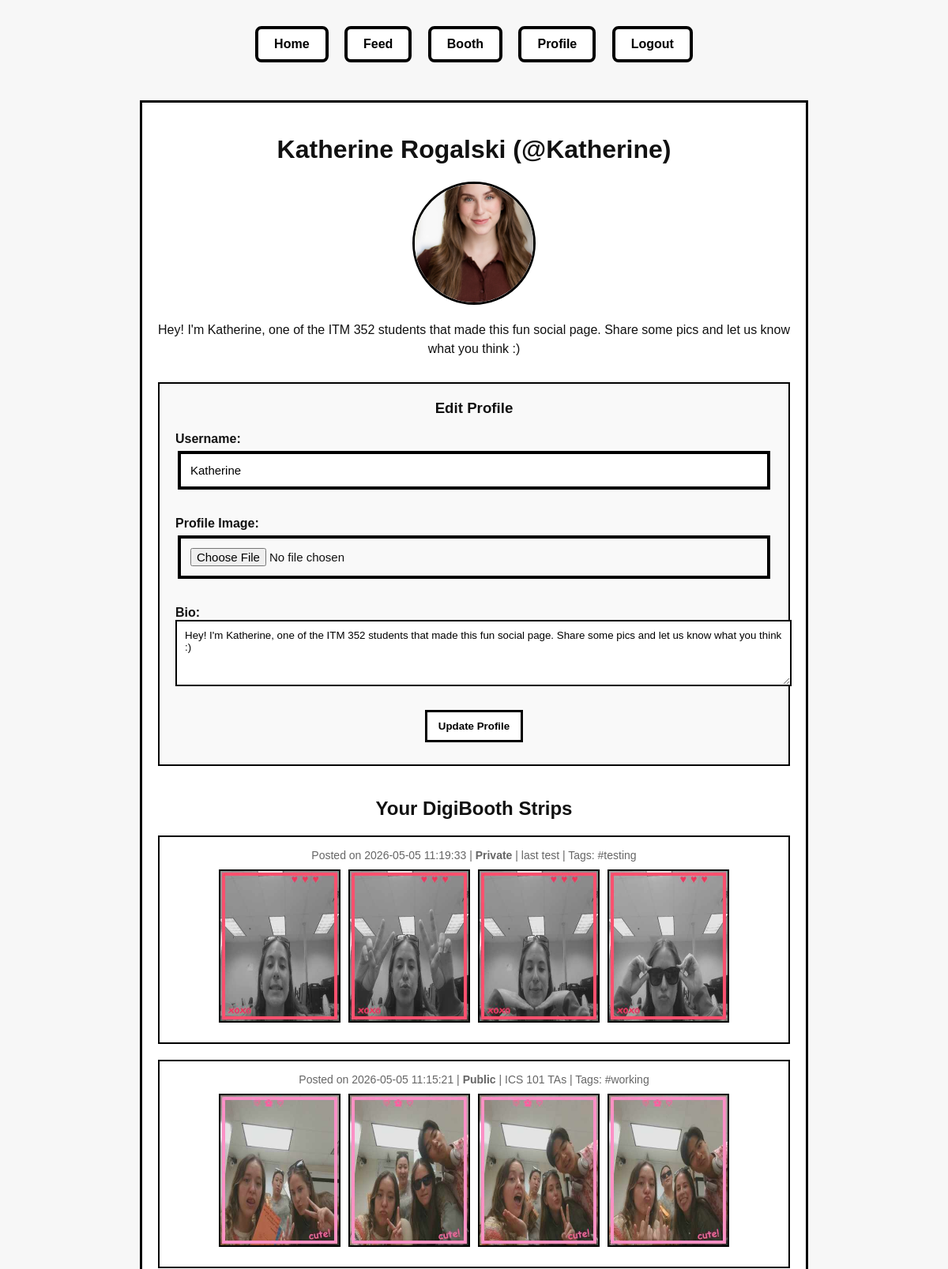
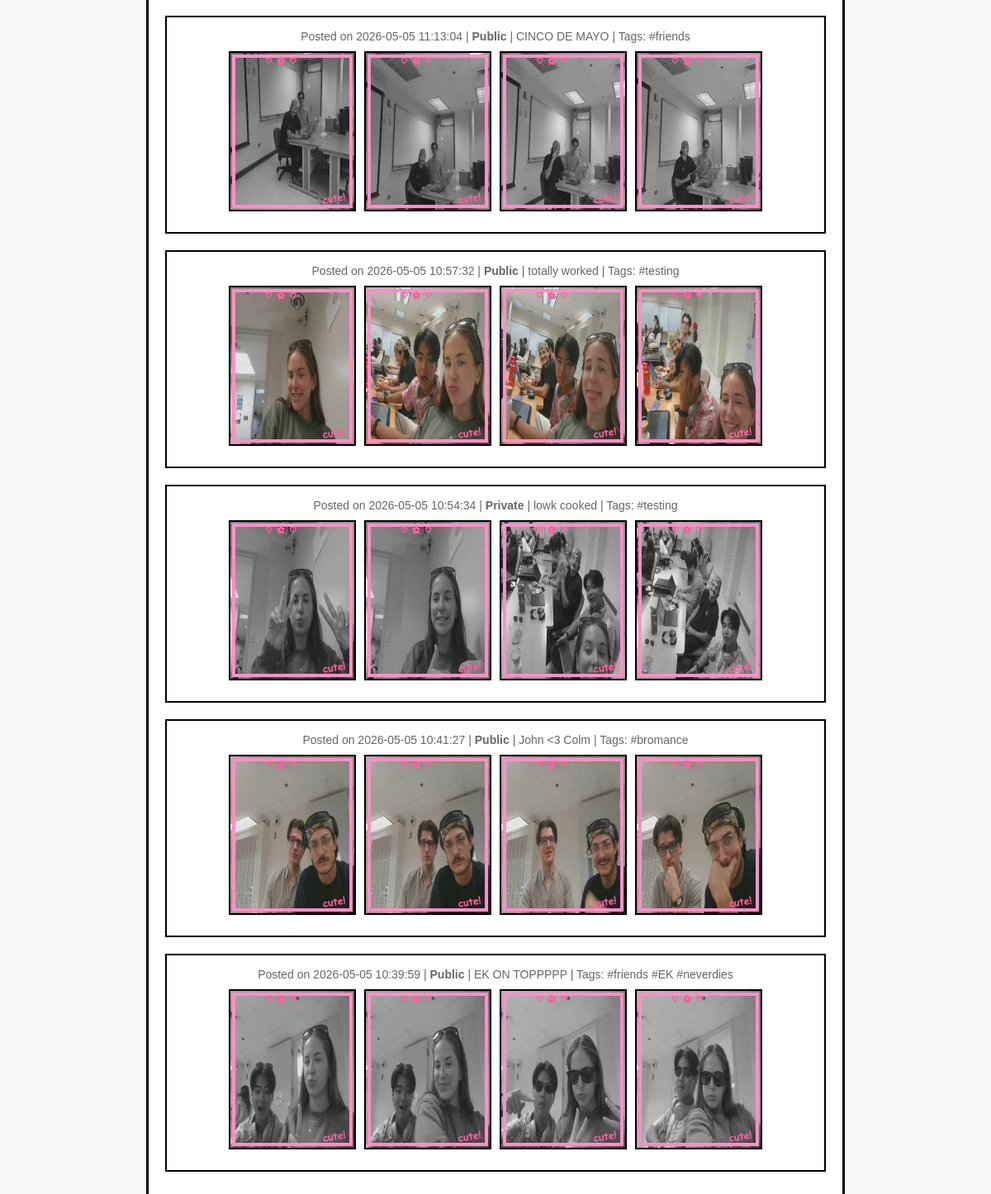
Page /profile (signed in) on the committed database (2 pictures, top to bottom).
### tables this page shows
CREATE TABLE users (
            id INTEGER PRIMARY KEY AUTOINCREMENT,
            name TEXT NOT NULL,
            username TEXT NOT NULL UNIQUE,
            email TEXT NOT NULL UNIQUE,
            confirmed INTEGER DEFAULT 0,
            confirmation_code TEXT NOT NULL,
            created_at TEXT NOT NULL
        , profile_image TEXT, bio TEXT);

CREATE TABLE posts (
           id INTEGER PRIMARY KEY AUTOINCREMENT,
           username TEXT NOT NULL,
           image_filenames TEXT NOT NULL,  -- JSON string
           filter_choice TEXT,
           frame_choice TEXT,
           layout_choice TEXT,
           caption TEXT,
           tags TEXT,
           timestamp TEXT NOT NULL
       , privacy TEXT DEFAULT 'public');

### app.py (the view)
@app.route("/profile")
def profile():
   if "username" not in session:
       return redirect("/signin")
   username = session["username"]
   conn = get_db_connection()
   user = conn.execute("SELECT * FROM users WHERE username = ?", (username,)).fetchone()
   user_posts = conn.execute("SELECT * FROM posts WHERE username = ? ORDER BY timestamp DESC", (username,)).fetchall()
   conn.close()
   posts = []
   for row in user_posts:
       post = dict(row)
       post["image_filenames"] = json.loads(post["image_filenames"])
       posts.append(post)
   return render_template("profile.html", user=user, posts=posts)

### app.py (called while the page is built)
def get_db_connection():
   conn = sqlite3.connect(DATABASE)
   conn.row_factory = sqlite3.Row
   return conn

### templates/profile.html (shortened to what this page needs)
<!DOCTYPE html>
<html>
<head>
   <link rel="stylesheet" href="{{ url_for('static', filename='style.css') }}">
</head>
<body>
<nav>
   <a href="/">Home</a>
   <a href="/feed">Feed</a>
   <a href="/booth">Booth</a>
   <a href="/profile">Profile</a>
   <a href="/logout">Logout</a>
</nav>
<div class="profile-container">
   <div class="profile-header">
       <h1>{{ user['name'] }} (@{{ user['username'] }})</h1>
       {% if user['profile_image'] %}
           <img src="{{ url_for('static', filename='uploads/' + user['profile_image']) }}" alt="Profile Image" class="profile-image">
       {% else %}
           <div class="profile-image placeholder">{{ user['name'][0].upper() }}</div>
       {% endif %}
       {% if user['bio'] %}
           <p class="bio">{{ user['bio'] }}</p>
       {% else %}
           <p class="bio">No bio yet.</p>
       {% endif %}
   </div>
   <div class="edit-form">
       <h3>Edit Profile</h3>
       <form action="/update_profile" method="POST" enctype="multipart/form-data">
           <label>Username:</label>
           <input type="text" name="username" value="{{ user['username'] }}" required>
           <br><br>
           <label>Profile Image:</label>
           <input type="file" name="profile_image" accept="image/*">
           <br><br>
           <label>Bio:</label>
           <textarea name="bio" rows="4" placeholder="Tell us about yourself...">{{ user['bio'] or '' }}</textarea>
           <br><br>
           <button type="submit">Update Profile</button>
       </form>
   </div>
   <div class="posts-section">
       <h2>Your DigiBooth Strips</h2>
       {% if posts %}
           {% for post in posts %}
               <div class="post">
                   <div class="post-meta">
                       Posted on {{ post['timestamp'] }}
                       {% if post['privacy'] == 'private' %}
                           | <strong>Private</strong>
                       {% else %}
                           | <strong>Public</strong>
                       {% endif %}
                       {% if post['caption'] %} | {{ post['caption'] }}{% endif %}
                       {% if post['tags'] %} | Tags: {{ post['tags'] }}{% endif %}
                   </div>
                   <div class="post-images">
                       {% for filename in post['image_filenames'] %}
                           <img src="{{ url_for('static', filename='uploads/' + filename) }}" alt="Photo">
                       {% endfor %}
                   </div>
               </div>
           {% endfor %}
       {% else %}
           <p>You haven't created any photostrips yet. <a href="/booth">Create your first one!</a></p>
       {% endif %}
   </div>
</div>
</body>
</html>

### static/style.css (style rules this page uses)
body { margin: 0; font-family: "Comic Sans MS", "Trebuchet MS", Arial, sans-serif; background: #f7f7f7; color: #111; text-align: center; }
nav { margin: 25px; }
nav a { display: inline-block; margin: 8px; padding: 10px 20px; border: 4px solid black; background: white; color: black; font-weight: bold; text-decoration: none; border-radius: 8px; }
label { display: block; text-align: left; font-weight: bold; margin-top: 16px; }
input { width: 95%; padding: 12px; margin-top: 6px; border: 4px solid black; font-size: 15px; }
button { margin: 8px; padding: 10px 14px; border: 3px solid black; background: white; color: black; font-weight: bold; cursor: pointer; }

### templates/profile.html (style rules this page uses)
.profile-container { max-width: 800px; margin: 40px auto; padding: 20px; background: white; border: 3px solid black; }
.profile-header { text-align: center; margin-bottom: 30px; }
.profile-image { width: 150px; height: 150px; border-radius: 50%; border: 3px solid black; object-fit: cover; margin: 0 auto 20px; display: block; }
.bio { margin: 20px 0; font-size: 16px; line-height: 1.5; }
.posts-section { margin-top: 40px; }
.post { border: 2px solid black; margin: 20px 0; padding: 15px; background: white; }
.post-images { display: flex; gap: 10px; margin-bottom: 10px; justify-content: center; }
.post img { max-width: 150px; max-height: 200px; object-fit: cover; border: 2px solid black; }
.post-meta { font-size: 14px; color: #666; margin-bottom: 10px; }
.edit-form { margin-top: 30px; padding: 20px; border: 2px solid black; background: #f9f9f9; }
.edit-form h3 { margin-top: 0; }
textarea { width: 100%; padding: 10px; border: 2px solid black; font-family: inherit; resize: vertical; }

### rows in the picture
users: name "Katherine Rogalski", username "Katherine", profile_image (picture), bio "Hey! I'm Katherine, one of the ITM 352 students that made this fun social page. Share some pics and let us know what you think :)"
posts: timestamp "2026-05-05 11:19:33", privacy "Private", caption "last test", tags "#testing"
posts: timestamp "2026-05-05 11:15:21", privacy "Public", caption "ICS 101 TAs", tags "#working"
posts: timestamp "2026-05-05 11:13:04", privacy "Public", caption "CINCO DE MAYO", tags "#friends"
posts: timestamp "2026-05-05 10:57:32", privacy "Public", caption "totally worked", tags "#testing"
posts: timestamp "2026-05-05 10:54:34", privacy "Private", caption "lowk cooked", tags "#testing"
posts: timestamp "2026-05-05 10:41:27", privacy "Public", caption "John <3 Colm", tags "#bromance"
posts: timestamp "2026-05-05 10:39:59", privacy "Public", caption "EK ON TOPPPPP", tags "#friends #EK #neverdies"
